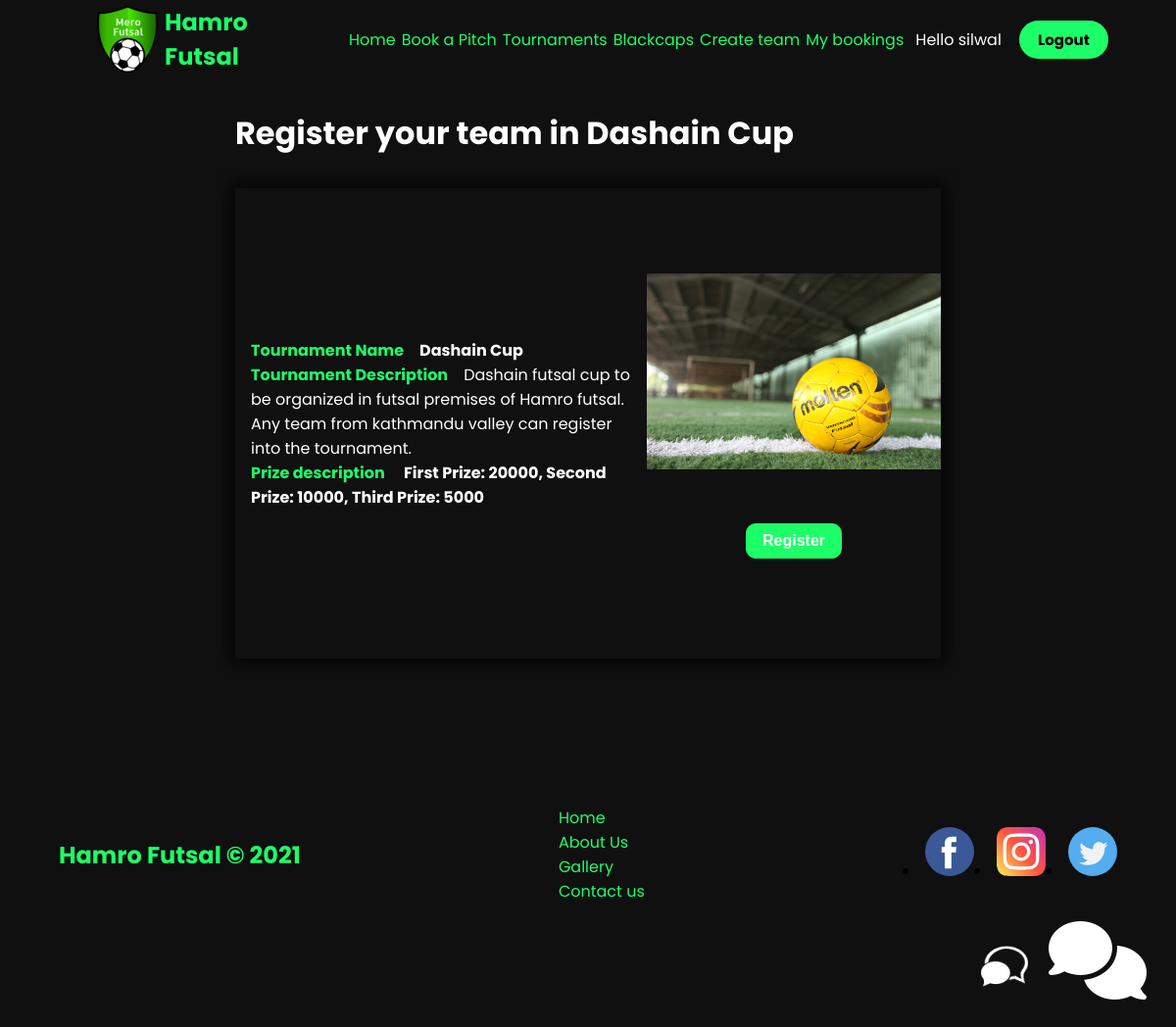
/tournament/12/ (signed in), run on the app's committed database.
### teams/models.py (models this page shows)
class Team(models.Model):
    name = models.CharField(max_length=200, null=True, blank=True)
    address = models.CharField(max_length=200, null=True, blank=True)
    phone_number = models.CharField(max_length=200, null=True, blank=True)
    email = models.CharField(max_length=200, null=True, blank=True)
    captain_name = models.CharField(max_length=200, null=True, blank=True)
    no_of_members = models.DecimalField(
        max_digits=7, decimal_places=2, null=True, blank=True)
    logo = models.ImageField()
    user = models.OneToOneField(
        User, on_delete=models.CASCADE, default=None, null=True, blank=True)
    def __str__(self):
        return self.name

### tournaments/models.py (models this page shows, shortened)
class Tournament(models.Model):
    name = models.CharField(max_length=200, null=True, blank=True)
    description = models.TextField(max_length=500, null=True, blank=True)
    prize = models.TextField(max_length=500, null=True, blank=True)
    banner = models.ImageField(null=True, blank=True)
    created_at = models.DateField()
    end_date = models.DateField()
    team = models.ManyToManyField(Team, default=None, null=True, blank=True)

### tournaments/views.py (the view)
# urls.py: path('tournament/<int:tid>/', views.registerTournaments,
@login_required(login_url="/login")
def registerTournaments(request, tid):
    if request.method == 'POST':
        tournament = Tournament.objects.get(id=tid)
        user = request.user
        teams = user.team
        print(teams)
        tournament.team.add(teams)
        tournament.save()
        return render(request, "home.html")
    else:
        tournament = Tournament.objects.get(id=tid)
        context = {"tournament": tournament}
        return render(request, "register_tournament.html", context)

### templates/register_tournament.html (shortened to what this page needs)
{% extends 'base.html' %}
{% load static %}
{% block content %}
<h1 class="tour-name">Register your team in {{tournament.name}}</h1>
<div class="tournament-details">
    <div class="t-details">
        <h4><span>Tournament Name</span>{{tournament.name}} </h4>
        <p><span>Tournament Description</span>{{tournament.description}}</p>
        <h4><span>Prize description</span> {{tournament.prize}}</h4>
    </div>
    <div class="t-banner">
        <img src="{{tournament.banner.url}}" width="300px" alt="">
        <form action="" method="POST">{% csrf_token %}
            <div class="to-btn">
            {% if user.team is not None %}
            <a href=""><Button>Register</Button></a>
            {% else %}
            <a href=""><Button>Create Team</Button></a>
            {% endif %}
            </div>
        </form>
    </div>
</div>
{% endblock %}

### templates/base.html (shortened to what this page needs)
{% load static %}
<!DOCTYPE html>
<html lang="en">
  <head>
    <link rel="stylesheet" href= "{% static '/css/main.css' %}" />
    <link rel="stylesheet" href= "{% static '/css/jquery.convform.css' %}" />
    <link rel="stylesheet" href="path/to/font-awesome/css/font-awesome.min.css">
  </head>
  <body>
    <header>
      <div class="logo">
        <img src="{% static 'images/logo.png' %}" alt="" />
        <h2>Hamro Futsal</h2>
      </div>
      <nav>
        <ul>
          <li><a href="{% url 'homepage' %}">Home</a></li>
          <li><a href="{% url 'booking' %}">Book a Pitch</a></li>
          <li><a href="{% url 'tournament' %}">Tournaments</a></li>
          {% if user.is_authenticated and user.team is not None %}
          <li><a href="">{{user.team}}</a></li>
          {% else %}
          <li><a href=""><span></span></a></li>
          {% endif %}
          <li><a href="{% url 'teams' %}"><span>Create team</span></a></li>
          {% if user.is_authenticated %}
          <li><a href="{% url 'my-booking' %}"><span>My bookings</span></a></li>
          {% endif %}
        </ul>
      </nav>
      <div class="buttons">
        {% if user.is_authenticated %}
          <span style="color: white;">Hello {{request.user}}</span>
          <a href="{% url 'logout' %}"><button>Logout</button></a>
        {% else %}
          <a href="{% url 'login' %}"><button>Login</button></a>
          <a href="{% url 'signup' %}"><button>Sign Up</button></a>
        {% endif %}
      </div>
    </header>
    <main>
        {% block content %}
        {% endblock %}
    </main>
    <div class="chat-icon">
      <img src="/static/images/chat-4-48.png" alt="" srcset="">
      <i class="fas fa-comments" aria-hidden="true"></i>
    </div>
    <footer>
      <h2>Hamro Futsal &copy; 2021</h2>
      <div class="footer-links">
        <li><a href="">Home</a></li>
        <li><a href="">About Us</a></li>
        <li><a href="">Gallery</a></li>
        <li><a href="">Contact us</a></li>
      </div>
      <div class="social-links">
        <li>
          <a href=""><img src="{% static 'images/facebook.svg' %}" alt="" /></a>
        </li>
        <li>
          <a href=""><img src="{% static 'images/instagram.svg' %}" alt="" /></a>
        </li>
        <li>
          <a href=""><img src="{% static 'images/twitter.svg' %}"alt="" /></a>
        </li>
      </div>
    </footer>
  </body>
</html>

### static/css/main.css (style rules this page uses)
* { margin: 0px; padding: 0px; box-sizing: border-box; }
body { background-color: #101010; font-family: "Poppins", sans-serif; }
button { padding: 0.5rem 1.2rem; }
header { display: flex; justify-content: space-between; height: 10vh; z-index: 1000; width: 90%; background-color: #101010; position: sticky; top: 0; margin: auto; }
.logo { display: flex; justify-content: center; align-items: center; padding: 2rem; flex: 1 1 20rem; }
.logo h2 { color: #1cff68; }
ul { display: flex; justify-content: space-around; align-items: center; list-style: none; height: 10vh; }
ul a { text-decoration: none; color: #1cff68; font-size: 16px; transition: 0.5s ease; }
nav { flex: 1 1 40rem; }
.buttons { display: flex; justify-content: space-around; align-items: center; flex: 1 1 15rem; }
.buttons button { background: #1cff68; font-family: "Poppins", sans-serif; border: none; color: black; font-weight: bold; transition: 0.5s ease; font-size: 15px; border-radius: 20px; }
.chat-icon { position: fixed; right: 30px; bottom: 30px; font-size: 80px; color: white; z-index: 1000; cursor: pointer; }
.social-links li a img { width: 50px; }
footer { display: flex; justify-content: space-between; min-height: 50vh; width: 90%; margin: auto; align-items: center; }
footer h2 { color: #1cff68; }
.footer-links { list-style: none; }
.footer-links li a { text-decoration: none; color: #1cff68; }
.social-links { display: flex; justify-content: space-between; }
.tour-name { width: 60%; margin: auto; color: white; margin-top: 2rem; padding-bottom: 2rem; }
.tournament-details { display: flex; margin-top: 5rem; justify-content: center; align-items: center; width: 60%; height: 60vh; margin: auto; box-shadow: 0 0 1rem 0.2rem; }
.t-details h4 { color: white; }
.t-details h4 span { color: #1cff68; padding-right: 1rem; }
.t-details p span { color: #1cff68; font-weight: bold; padding-right: 1rem; }
.t-details p { color: white; }
.t-details { padding-left: 1rem; }
.t-banner { padding-left: 1rem; }
.to-btn { display: flex; justify-content: center; padding-top: 3rem; align-items: center; padding-bottom: 1rem; }
.to-btn button { background: #1cff68; border-radius: 10px; color: #fff; font-size: 1rem; font-weight: 700; padding: 0.5rem 1rem; border: 1px solid #1cff68; cursor: pointer; }

### data on the page
Tournament: name "Dashain Cup", description "Dashain futsal cup to be organized in futsal premises of Hamro futsal. Any team from kathmandu valley can register into the tournament.", prize "First Prize: 20000, Second Prize: 10000, Third Prize: 5000", banner (picture)

### other printed values
{{ user.team }} "Blackcaps"
{{ request.user }} "silwal"
